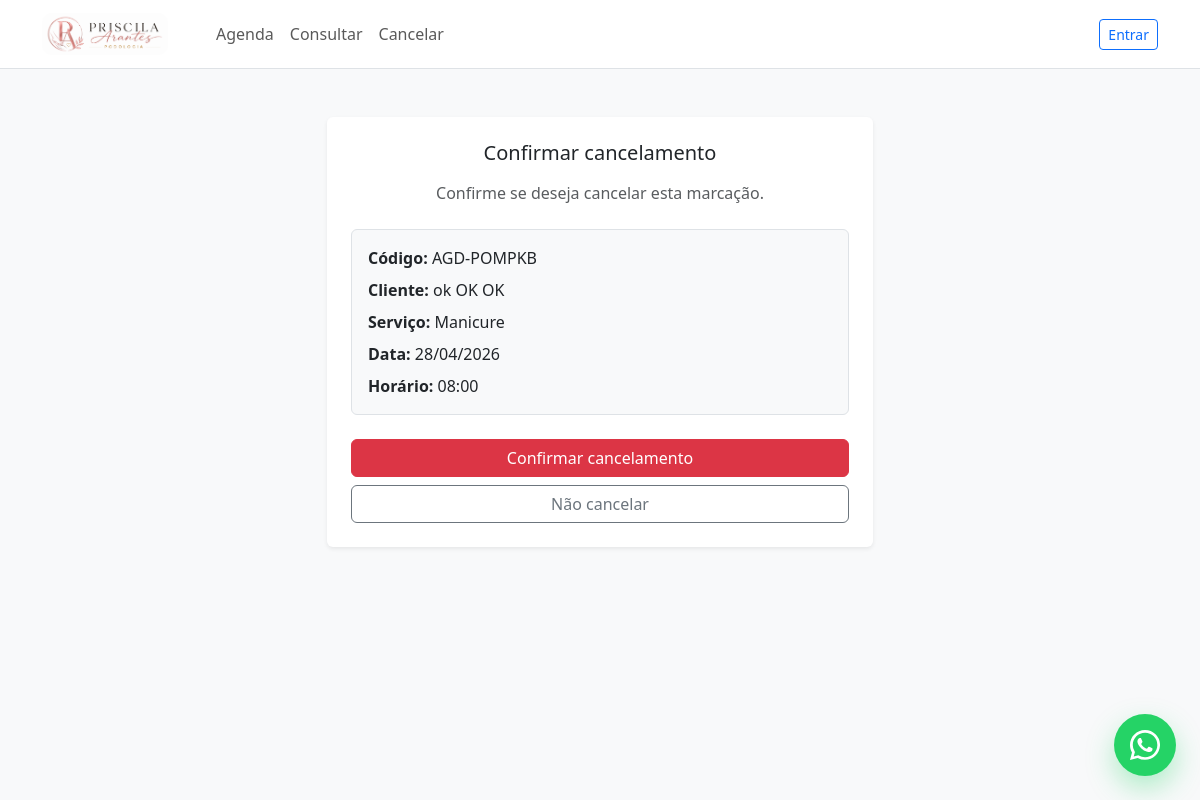
Page /cancelar/AGD-POMPKB/ on the earlier database version.
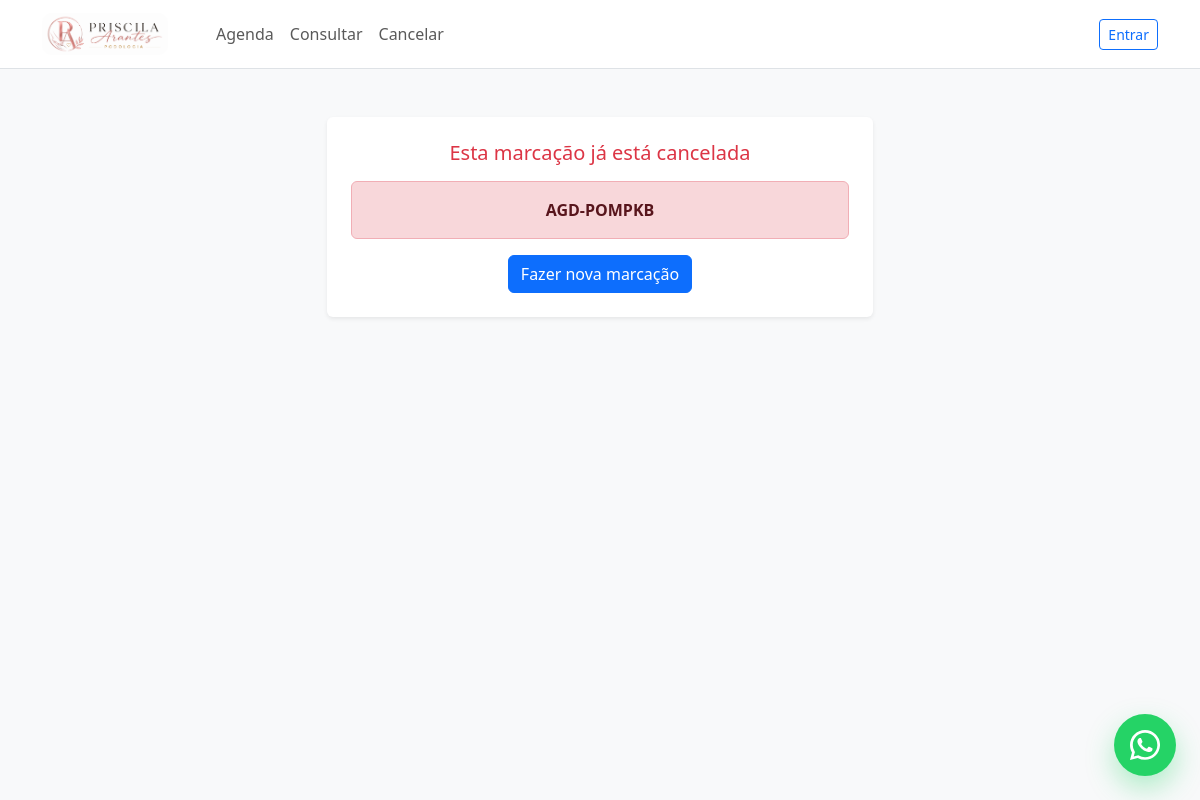
Same page on the later database version.
### appointments/models.py (models this page shows, shortened)
class Appointment(models.Model):
    STATUS_SCHEDULED = "scheduled"
    STATUS_CONFIRMED = "confirmed"
    STATUS_CANCELLED = "cancelled"
    STATUS_COMPLETED = "completed"
    STATUS_CHOICES = [
        (STATUS_SCHEDULED, "Agendado"),
        (STATUS_CONFIRMED, "Confirmado"),
        (STATUS_CANCELLED, "Cancelado"),
        (STATUS_COMPLETED, "Concluído"),
    ]
    reference_code = models.CharField(
        max_length=20,
        unique=True,
        blank=True,
        editable=False,
    )
    customer = models.ForeignKey(
        Customer,
        on_delete=models.PROTECT,
        related_name="appointments",
    )
    service = models.ForeignKey(
        Service,
        on_delete=models.PROTECT,
        related_name="appointments",
    )
    created_by = models.ForeignKey(
        settings.AUTH_USER_MODEL,
        on_delete=models.PROTECT,
        related_name="created_appointments",
    )
    date = models.DateField()
    start_time = models.TimeField()
    status = models.CharField(
        max_length=20,
        choices=STATUS_CHOICES,
        default=STATUS_SCHEDULED,
    )
    notes = models.TextField(blank=True)
    created_at = models.DateTimeField(auto_now_add=True)
    updated_at = models.DateTimeField(auto_now=True)
    class Meta:
        ordering = ["date", "start_time"]

class Customer(models.Model):
    full_name = models.CharField(max_length=255)
    email = models.EmailField(blank=True)
    phone = models.CharField(max_length=30)
    created_at = models.DateTimeField(auto_now_add=True)
    updated_at = models.DateTimeField(auto_now=True)
    class Meta:
        ordering = ["full_name"]

class Service(models.Model):
    name = models.CharField(max_length=120)
    description = models.TextField(blank=True)
    duration_minutes = models.PositiveIntegerField(default=60)
    price = models.DecimalField(max_digits=10, decimal_places=2)
    is_active = models.BooleanField(default=True)
    created_at = models.DateTimeField(auto_now_add=True)
    updated_at = models.DateTimeField(auto_now=True)
    class Meta:
        ordering = ["name"]

### appointments/views/public.py (the view, shortened to what this page needs)
class PublicCancelAppointmentByCodeView(TemplateView):
    template_name = "appointments/public_cancel_by_code.html"
    def get_appointment(self):
        reference_code = self.kwargs.get("reference_code", "").strip().upper()
        return Appointment.objects.filter(
            reference_code=reference_code,
        ).select_related(
            "customer",
            "service",
        ).first()
    def get_context_data(self, **kwargs):
        context = super().get_context_data(**kwargs)
        context["appointment"] = self.get_appointment()
        return context

### templates/appointments/public_cancel_by_code.html (shortened to what this page needs)
{% extends "base.html" %}
{% block content %}
<div class="row justify-content-center">
    <div class="col-12 col-lg-6">
        <div class="card shadow-sm border-0">
            <div class="card-body p-4 text-center">
                {% if appointment %}
                    {% if appointment.status == "cancelled" %}
                        <h1 class="h5 mb-3 text-danger">
                            Esta marcação já está cancelada
                        </h1>
                        <div class="alert alert-danger fw-bold">
                            {{ appointment.reference_code }}
                        </div>
                        <a href="{% url 'appointments:public_appointment_create' %}" class="btn btn-primary">
                            Fazer nova marcação
                        </a>
                    {% else %}
                        <h1 class="h5 mb-3">
                            Confirmar cancelamento
                        </h1>
                        <p class="text-muted mb-4">
                            Confirme se deseja cancelar esta marcação.
                        </p>
                        <div class="text-start border rounded p-3 mb-4 bg-light">
                            <p class="mb-2">
                                <strong>Código:</strong>
                                {{ appointment.reference_code }}
                            </p>
                            <p class="mb-2">
                                <strong>Cliente:</strong>
                                {{ appointment.customer.full_name }}
                            </p>
                            <p class="mb-2">
                                <strong>Serviço:</strong>
                                {{ appointment.service.name }}
                            </p>
                            <p class="mb-2">
                                <strong>Data:</strong>
                                {{ appointment.date|date:"d/m/Y" }}
                            </p>
                            <p class="mb-0">
                                <strong>Horário:</strong>
                                {{ appointment.start_time|time:"H:i" }}
                            </p>
                        </div>
                        <form method="post">
                            <button type="submit" class="btn btn-danger w-100">
                                Confirmar cancelamento
                            </button>
                        </form>
                        <a href="{% url 'appointments:public_appointment_create' %}" class="btn btn-outline-secondary w-100 mt-2">
                            Não cancelar
                        </a>
                    {% endif %}
                {% endif %}
            </div>
        </div>
    </div>
</div>
{% endblock %}

Differences in the rows shown:
changed Appointment "AGD-POMPKB": status "confirmed" → "cancelled" (drawn); customer.full_name "ok OK OK" → (not shown); service.name "Manicure" → (not shown); date "28/04/2026" → (not shown); start_time "08:00" → (not shown)
Other differences:
text no longer shown: "Confirmar cancelamento Confirme se deseja cancelar esta marcação. Código: Cliente: Serviço: Data: Horário: Confirmar cancelamento Não cancelar"
text now shown: "Esta marcação já está cancelada Fazer nova marcação"
